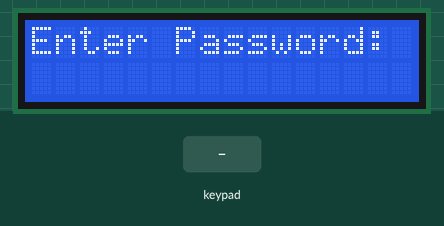
Simulated run of this sketch. Board: Arduino Uno, built with avr-gcc and run on an emulated ATmega328P. On the bench: 16×2 character LCD. Inputs (shaded band) come from the test bench.

Above: at 2.8 s.
2.9 s: keypad keys 5 6 8 9 pressed 0.4 s apart
At 6.8 s:
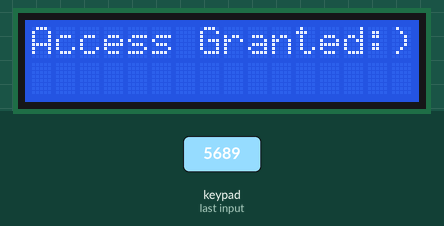
7.4 s: keypad keys 5 4 9 1 0 pressed 0.4 s apart
At 11.9 s:
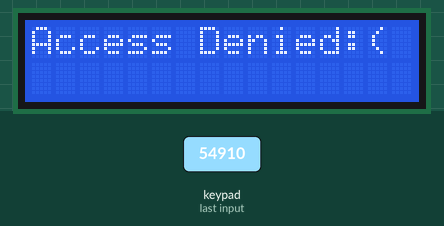
12.4 s: key '*' pressed
At 13.6 s:
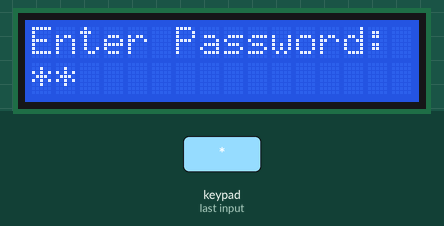
15.2 s: key '1' pressed
At 16.1 s:
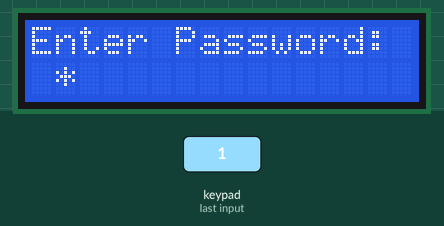
Timing chart, 0 to 17.7 s (numbered marks = the images above; inputs shaded):
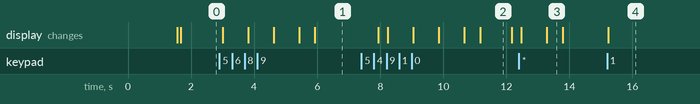

The sketch:

Keypad_3X4.ino
```cpp
#include<Keypad.h> // KEYPAD LIBRARY FOR KEYPAD INTERFACING
#include<LiquidCrystal.h> // LIBRARY FOR LCD INTERFACING
#include<String.h>
#define buzzer 20 // DEFINING PIN FOR BUZZER.

const int rs = A0, en = A1, d4 = A2, d5 = A3, d6 = A4, d7 = A5;
LiquidCrystal lcd(rs, en, d4, d5, d6, d7);

const byte ROWS = 4; // four rows
const byte COLS = 3; // three columns

char keys[ROWS][COLS] = {
  {'1', '2', '3'},
  {'4', '5', '6'},
  {'7', '8', '9'},
  {'*', '0', '#'}
};

byte rowPins[ROWS] = {5, 4, 9, 10}; // connect to the row pinouts of the keypad
byte colPins[COLS] = {8, 7, 6};    // connect to the column pinouts of the keypad

Keypad keypad = Keypad( makeKeymap(keys), rowPins, colPins, ROWS, COLS );

String password = "5689";  // SETTING DEFAULT PASSWORD.
int cursorPosition = 0; // VARIABLE FOR DETERMINING THE cursorPosition.

int wrong = 0; // VARIABLE FOR CALCULATING THE WRONG INPUT.
int total = 0; // VARIABLE TO DETERMINE THE NUMBER OF WRONG ATTEMPTS.

void setup()
{
  lcd.begin(16, 2);
  lcd.print("Smart Door Lock!!");
  lcd.setCursor(0, 2);
  delay(1500);
  lcd.clear();
  delay(100);
}

void loop()
{
  //  lcd.clear();
  lcd.setCursor(0, 0);
  lcd.print("Enter Password:");
  delay(100);

  char pressed = keypad.getKey(); // TAKING THE INPUT FROM KEYPAD
  String key[4];

  if (pressed) // IF THE KEY IS PRESSED
  {
    lcd.setCursor(cursorPosition, 2);
    lcd.print('*');
    delay(500);
    if (pressed == '*' || pressed == '#')
    {
      lcd.clear();
    }

    else if (pressed == password[cursorPosition])
    {
      key[cursorPosition] = pressed;
      cursorPosition++;
    }

    else if (pressed != password[cursorPosition] )
    { // IN CASE OF WRONG INPUT INCREMENT BOTH WRONG AND cursorPosition.
      wrong++;
      cursorPosition ++;
    }

    if (cursorPosition == 4)
    { // WHEN cursorPosition == 4 THEN CHECK THE FOLLOWING
      if ( wrong > 0) // IF ANY WRONG INPUT IF GIVEN THEN INCREMENT TOTAL AND
        // SET WRONG AND cursorPosition TO ZERO.
      {
        total++;
        wrong = 0;
        cursorPosition = 0;
        lcd.clear();
        lcd.clear();
        lcd.print("Access Denied:(");
        delay(1000);
      }

      else if (cursorPosition == 4 && wrong == 0)
      { // IF NO WRONG VALUE IS GIVEN THEN DISPLAY THE ACCEPTED PASSWORD AND
        cursorPosition = 0;
        wrong = 0;
        lcd.clear();
        lcd.print("Access Granted:)");
        delay(2000);
        lcd.clear();
      }

      if (total == 4) // IF TOTAL OF 4 ATTEMPTS ARE DONE BY ENTERING WRONG PASSWORD
      {
        total = 0;
        delay(500);
      }
    }
  }
}
```

Measured:
- after the input at 2.9 s, the display: first changes after 0.10 s (image 1 shows a later state)
- after the input at 7.4 s, the display: first differs from a run without the input after 0.84 s (image 2 shows a later state)
- after the input at 12.4 s, the display: first differs from a run without the input after 0.89 s (image 3)
- after the input at 15.2 s, the display: changes at once (image 4)
- what the display in image 2 shows lasts 1.0 s, from 11.2 s to 12.2 s
- what the display in image 3 shows lasts 0.5 s, from 13.3 s to 13.8 s
